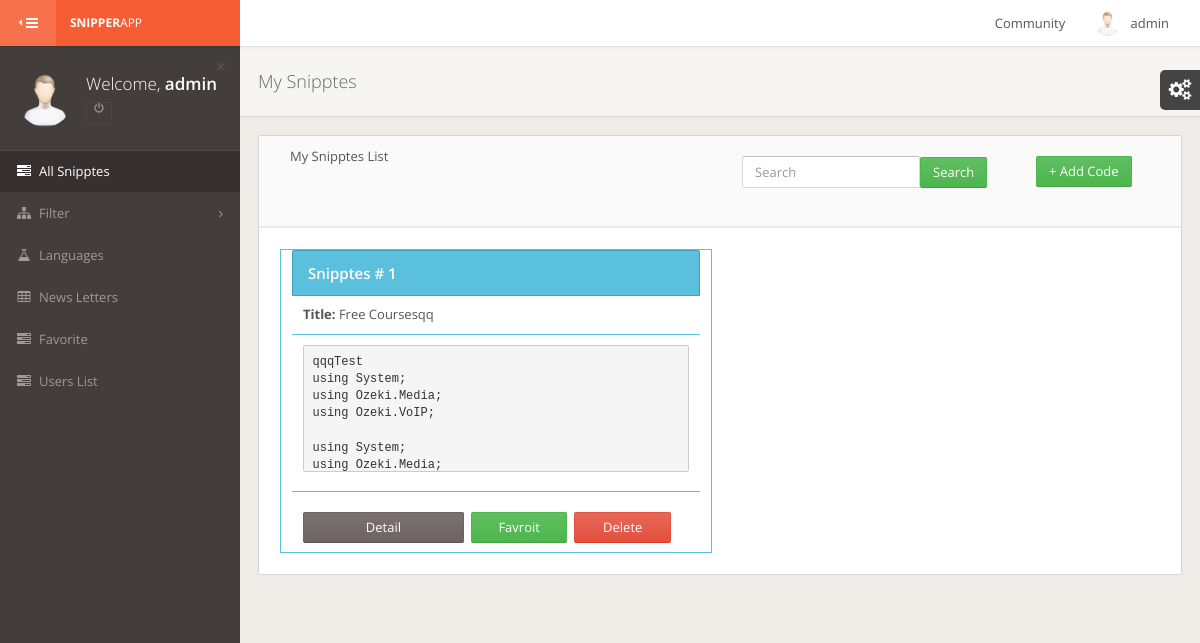
The app's page /admin/mysnipptes_search_Bylanguage.php?lan=3 (signed in) with its own data.
### tables this page shows
CREATE TABLE IF NOT EXISTS `uprofile` (
  `id` int(11) NOT NULL auto_increment,
  `fname` varchar(100) NOT NULL,
  `name` varchar(100) NOT NULL,
  `email` varchar(100) NOT NULL,
  `Password` varchar(100) NOT NULL,
  `birthday` varchar(100) NOT NULL,
  `Country` varchar(100) NOT NULL,
  `Location` varchar(100) NOT NULL,
  `contact` text NOT NULL,
  `gender` varchar(10) NOT NULL,
  `photo` text NOT NULL,
  `status` varchar(100) NOT NULL default 'a',
  PRIMARY KEY  (`id`)
);

CREATE TABLE IF NOT EXISTS `addsnippts` (
  `sniptsid` int(11) NOT NULL auto_increment,
  `title` varchar(250) NOT NULL,
  `user` varchar(250) NOT NULL,
  `languages` varchar(250) NOT NULL,
  `description` text NOT NULL,
  `date` timestamp NOT NULL default CURRENT_TIMESTAMP on update CURRENT_TIMESTAMP,
  `snippts_status` varchar(20) NOT NULL default 'A',
  `gernal_status` varchar(30) NOT NULL,
  PRIMARY KEY  (`sniptsid`)
);

### admin/mysnipptes_search_Bylanguage.php (the view)
<?php include "header.php";
$langID = $_GET['lan'];
$select ="select * from addsnippts where languages = '$langID' order by sniptsid DESC";
$res  =  mysql_query($select);
 ?>
   <div id="content-wrapper">
		<div class="page-header">
			<h1>My Snipptes</h1>
		</div>
		<div class="row">
			<div class="col-sm-12">
				<div class="panel">
					<div class="panel-heading">
						<div class="col-xs-6">My Snipptes List</div>
                        <div class="col-xs-4">
                        		<form name="SearchForm" class="navbar-form pull-left" action="mysnipptes_search.php" method="post">
									<input type="text" name="search" class="form-control searchEquil" placeholder="Search"><input class="btn btn btn-success btn-md" type="submit" name="SearchForm" value="Search" />
								</form>
                               </div>
                        <div class="col-xs-2" style="margin-bottom:1px; display:block;">
            				<form name="#" class="navbar-form pull-left">
                            <a class="btn btn-success btn-md" href="addSnipts.php">+ Add Code</a>
                            </form>
                        </div>
                        <span class="panel-title"> &nbsp;</span>
					</div>
					<div class="panel-body">
<?php
while($row=mysql_fetch_array($res))
{
$sr = 1;
	$codefull = $row['description'];
	$codeShort = substr($codefull,0,100);
	 ?>
<div class="col-xs-6 bord">
    <div class="table-info">
        <div class="table-header">
            <div class="table-caption">
                Snipptes # <?php echo $sr; ?>
            </div>
        </div>
        <div class="col-xs-12 bordbottom"><b>Title:&nbsp;</b><?php echo $row['title']; ?></div>
        <div class="col-xs-12 bordbottom"><pre><?php echo $codeShort ?></pre></div>
        <div class="col-xs-12 bordbottom bordnone"></div>
        <div class="col-xs-12">
            <div class="col-xs-5 btn btn-primary marginright"><a href="mysnipptes_detail.php?snipid=<?php echo $row['sniptsid'] ;?>">Detail</a></div>
            <div class="col-xs-3 btn btn-success marginright"><a href="favorite.php?snipid=<?php echo $row['sniptsid'] ;?>&userid=<?php echo $UserSessions;?>">Favroit</a></div>
            <div class="col-xs-3 btn btn-danger marginright"><a onClick="return confirm('Are you sure to delete this record ?');" href="Delstnipts.php?id=<?php  echo $row['sniptsid'];?>">Delete</a></div>
        </div>
      </div>
</div>
<?php } ?>
					</div>
				</div>
							</div>
						</div>
</div>
<?php include "footer.php"; ?>

### admin/header.php (shortened to what this page needs)
<?php
$UserSessions	= $_SESSION['user_sess'];
$querySesion   =  "SELECT * FROM uprofile WHERE email = '$UserSessions'";
$resSesion   =  mysql_query($querySesion) or die(mysql_error());
while($rowSesion  =  mysql_fetch_array($resSesion))
{
  $UserFirstName    = $rowSesion['fname'];
}
?>
<!DOCTYPE html>
 <html class="gt-ie8 gt-ie9 not-ie">
<head>
	<link href="assets/stylesheets/bootstrap.min.css" rel="stylesheet" type="text/css">
	<link href="assets/stylesheets/landerapp.min.css" rel="stylesheet" type="text/css">
	<link href="assets/stylesheets/widgets.min.css" rel="stylesheet" type="text/css">
	<link href="assets/stylesheets/rtl.min.css" rel="stylesheet" type="text/css">
	<link href="assets/stylesheets/themes.min.css" rel="stylesheet" type="text/css">
</head>
<body class="theme-default main-menu-animated">
<div id="main-wrapper">
	<div id="main-navbar" class="navbar navbar-inverse" role="navigation">
		<button type="button" id="main-menu-toggle"><i class="navbar-icon fa fa-bars icon"></i><span class="hide-menu-text">HIDE MENU</span></button>
		<div class="navbar-inner">
			<div class="navbar-header">
				<a href="profile.php" class="navbar-brand">
					<strong>Snipper</strong>App
				</a>
			</div>
			<div id="main-navbar-collapse" class="collapse navbar-collapse main-navbar-collapse">
				<div>
					<div class="right clearfix">
                        <ul class="nav navbar-nav pull-right right-navbar-nav">
							<li class="dropdown">
								<a href="#" class="dropdown-toggle user-menu" data-toggle="dropdown">
									<img src="<?php echo '../photo/admin.png'?>" alt="<?php echo '../'.$MyPhoto;?>">
									<span><?php echo $_SESSION['user_sess']; ?></span>
								</a>
							</li>
						</ul>
                        <ul class="nav navbar-nav pull-right right-navbar-nav">
							<li class="dropdown">
								<a href="community.php">
									<span><?php echo 'Community' ?></span>
								</a>
							</li>
						</ul>
					</div>
				</div>
			</div>
		</div>
	</div>
	<div id="main-menu" role="navigation">
		<div id="main-menu-inner">
			<div class="menu-content top" id="menu-content-demo">
				<div>
					<div class="text-bg"><span class="text-slim">Welcome,</span> <span class="text-semibold"><?php echo $UserFirstName ?></span></div>
					<img src="<?php echo '../photo/admin.png'; ?>" alt="" class="">
					<div class="btn-group">
						<a name="logout" title="logout" href="../logout.php" class="btn btn-xs btn-danger btn-outline dark"><i class="fa fa-power-off"></i></a>
					</div>
					<a href="#" class="close">&times;</a>
				</div>
			</div>
			<ul class="navigation">
				<li class="active">
					<a href="allsnipptes.php"><i class="menu-icon fa fa-tasks"></i><span class="mm-text">All Snipptes</span></a>
				</li>
                <li class="mm-dropdown">
					<a href="#"><i class="menu-icon fa fa-sitemap"></i><span class="mm-text">Filter</span></a>
				</li>
				<li>
					<a href="languages.php"><i class="menu-icon fa fa-flask"></i><span class="mm-text">Languages</span></a>
				</li>
				<li>
					<a href="#"><i class="menu-icon fa fa-table"></i><span class="mm-text">News Letters</span></a>
				</li>
				<li>
					<a href="faveret.php"><i class="menu-icon fa fa-tasks"></i><span class="mm-text">Favorite</span></a>
				</li>
				<li>
					<a href="users.php"><i class="menu-icon fa fa-tasks"></i><span class="mm-text">Users List</span></a>
				</li>
			</ul>
		</div>
	</div>

### admin/header.php (style rules this page uses)
.bord { border: 1px solid #5bc0de; height: 305px !important; margin: 1px; max-height: 304px; width: 49% !important; }
.bordbottom { border-bottom: 1px solid #5bc0de; padding: 10px 0; }
.bordnone { border:none !important; }
.marginright { margin-right:7px !important; margin-bottom:7px !important; }
.marginright a { color:#fff !important; }
pre { height: 127px !important; max-height: 128px !important; }

### records on screen
uprofile: fname "admin"
addsnippts: sr "1", title "Free Coursesqq", description "qqqTest using System; using Ozeki.Media; using Ozeki.VoIP; using System; using Ozeki.Media;"

### other values on screen
$_SESSION['user_sess'] "admin"
